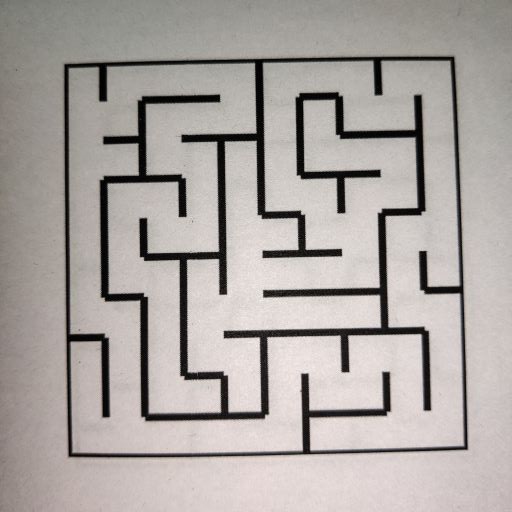
#> input picture task 1/task_1b_detect_and_encode_maze/test_cases/maze00.jpg, 512 x 512 px; its folder holds only this picture in this run
$ python task_1b.py
#> lines starting #> are read from the running program, lines starting #| are printed output that depends on the picture; after the words box and inside, x2 and y2 are one past the last pixel; in counts of white or black regions, pixels touching at a corner belong together
#> further down, input_img is the input picture: shape (512, 512, 3); mean B, G, R 161.5, 164.9, 171
'''
*****************************************************************************************
*
*        		===============================================
*           		Nirikshak Bot (NB) Theme (eYRC 2020-21)
*        		===============================================
*
*  This script is to implement Task 1B of Nirikshak Bot (NB) Theme (eYRC 2020-21).
*
*  This software is made available on an "AS IS WHERE IS BASIS".
*  Licensee/end user indemnifies and will keep e-Yantra indemnified from
*  any and all claim(s) that emanate from the use of the Software or
*  breach of the terms of this agreement.
*
*  e-Yantra - An MHRD project under National Mission on Education using ICT (NMEICT)
*
*****************************************************************************************
'''

# Team ID:			[ NB_1940 ]
# Author List:		[ Sourabha G, Ashwin S Rao, Nithin Jaikar ]
# Filename:			task_1b.py
# Functions:		applyPerspectiveTransform, detectMaze, writeToCsv
# 					[blockwork,]
# Global variables:
# 					[ List of global variables defined in this file ]


####################### IMPORT MODULES #######################
## You are not allowed to make any changes in this section. ##
## You have to implement this task with the three available ##
## modules for this task (numpy, opencv, csv)               ##
##############################################################
import numpy as np
import cv2
import csv
##############################################################


################# ADD UTILITY FUNCTIONS HERE #################
## You can define any utility functions for your code.      ##
## Please add proper comments to ensure that your code is   ##
## readable and easy to understand.                         ##
##############################################################
CELL_SIZE=50
def blockwork(img,coordinate,count):
# size =CELL_SIZE
	h = CELL_SIZE*(coordinate[0]+1)
	w = CELL_SIZE*(coordinate[1]+1)
	h0= CELL_SIZE*coordinate[0]
	w0= CELL_SIZE*coordinate[1]
	# print("h:",h)
	# print("h0:",h0)
	if count > 1 and count <10:
		block = img[h0:h+3,w0-3:w+3]
		# print("entered 1-10")
		csize = (h+3)-(h0)
		# print("csize:",csize)
		rsize = (w+3)-(w0-3)
	elif count == 1 :
		block = img[h0:h+6,w0:w+6]
		rsize = (w+6)-(w0)
		csize = (h+6)-(h0)
	elif count > 91 and count < 100:
		block = img[h0-3:h,w0-3:w+3]
		rsize = (w+3)-(w0-3)
		csize = (h)-(h0-3)
	elif count == 11 or count == 21 or count == 31 or count == 41 or count == 51 or count == 61 or count == 71 or count == 81 or count == 91:
		if count == 91 :
			block = img[h0-3:h,w0:w+3]
			csize = (h)-(h0-3)
			# print("csize:",csize)
			rsize = (w+3)-w0
		else:
			# print("11gde")
			block = img[h0-3:h+3,w0:w+4]
			csize = (h+3)-(h0-3)
			rsize = (w+4)-(w0)
			# print("cs:",csize)
			# print("rs",rsize)

	elif count % 10 == 0 :
		if count == 10:
			block = img[h0:h+3,w0-3:w]
			rsize = (w)-(w0-3)
			csize = (h+3)-(h0)
		elif count == 100:
			block = img[h0-3:h,w0-3:w]
			csize = (h)-(h0-3)
			rsize = (w)-(w0-3)
		else:
			block = img[h0-3:h+3,w0-3:w]
			csize = (h+3)-(h0-3)
			rsize =(w)-(w0-3)
	else :
		block = img[h0-3:h+3,w0-3:w+3]
		csize = (h+3)-(h0-3)
		# print(csize)
		rsize = (w+3)-(w0-3)

	val=0
	dc=0
	uc=0
	lc=0
	rc=0
	for i in range (int(rsize/2)-9,int(rsize/2)+9):
		for j in range (int(csize-1)-13,int(csize-1)):

			s=block [j,i]
			if s[0]==0 or s[1]==0 or s[2]==0:
				dc+=1
	for i in range (int(rsize/2)-9,int(rsize/2)+9):
		for j in range (0,13):
			n=block [j,i]

			# [4 lines of commented-out code are left out]

			if n[0]==0 or n[1]==0 or n[2]==0:
				uc+=1
	# for i in range (int(rsize-1)-13,int(rsize-1)):
	# 	for j in range (int(csize/2)-9,int(csize/2)+9):

	for i in range (int(csize/2)-12,int(csize/2)+12):
		for j in range (int(rsize-1)-13,int(rsize-1)):
			# print("i:",i)
			# print("j:",j)
			e=block [i,j]
			# print(e)
			if e[0]==0 or e[1]==0 or e[2]==0:
				rc+=1
	for i in range (int(rsize/2)-9,int(rsize/2)+9):
		for j in range (0,13):
			w=block [i,j]
			if w[0]==0 or w[1]==0 or w[2]==0:
				lc+=1
	# [8 lines of commented-out code are left out]
	if dc>10:
		val +=8
		# print("d = 8")
	if rc>10:
		val+=4
		# print("r = 4")
	if uc>10:
		val+=2
		# print("u = 2")
	if lc>10:
		val+=1
		# print("l = 1")

	# print("total val: ",val)
	# print("+++++++++++++++++++++++++++++++++++++++++++++++++++++++++++++++")
	cv2.waitKey(0)
	cv2.destroyAllWindows()

	return  val
##############################################################


def applyPerspectiveTransform(input_img):

	"""
	Purpose:
	---
	takes a maze test case image as input and applies a Perspective Transfrom on it to isolate the maze

	Input Arguments:
	---
	`input_img` :   [ numpy array ]
		maze image in the form of a numpy array

	Returns:
	---
	`warped_img` :  [ numpy array ]
		resultant warped maze image after applying Perspective Transform

	Example call:
	---
	warped_img = applyPerspectiveTransform(input_img)
	"""

	warped_img = None

	##############	ADD YOUR CODE HERE	##############
	img=input_img
	gray = cv2.cvtColor(img,cv2.COLOR_BGR2GRAY)
	gray = cv2.GaussianBlur(gray, (5, 5), 0)
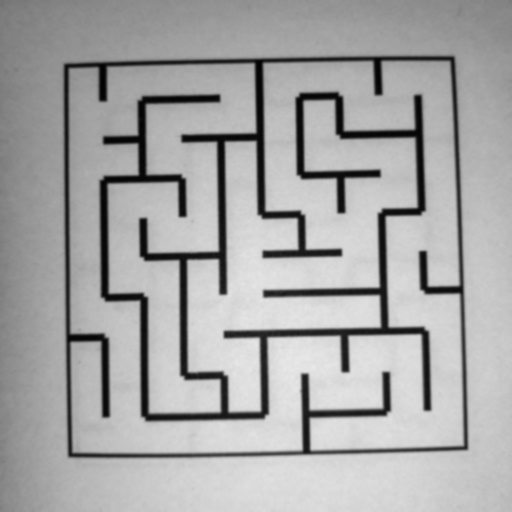
#> gray: shape (512, 512); min 2, max 232, mean 166.3
	_, bin = cv2.threshold(gray,105,255,1)
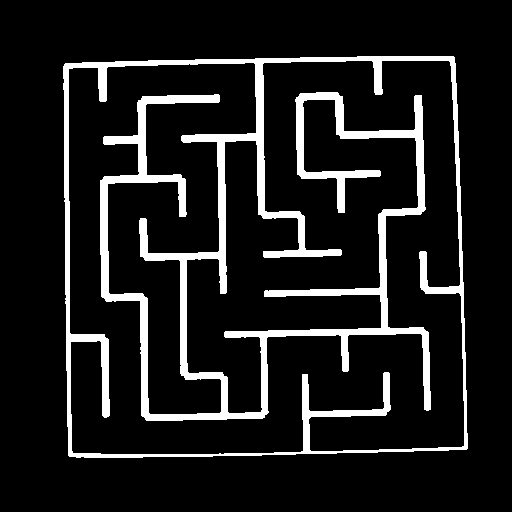
#> bin: shape (512, 512); 11.2% white; 1 white region, box (x1, y1, x2, y2) and area: (63, 56, 468, 458) 29356
	bin = cv2.dilate(bin, None)
#> bin: shape (512, 512); 14.9% white; 1 white region, box (x1, y1, x2, y2) and area: (62, 55, 469, 459) 38974
	bin = cv2.dilate(bin, None)
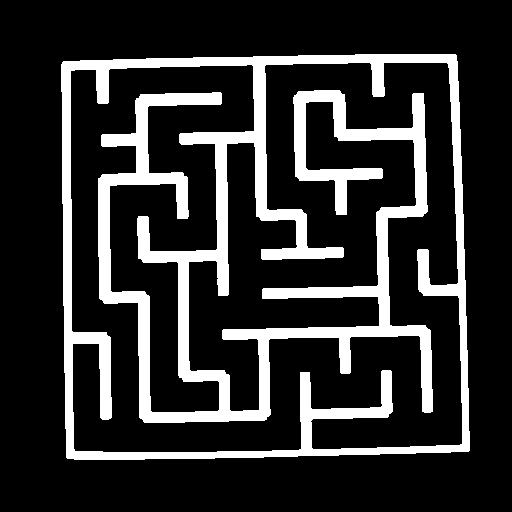
#> bin: shape (512, 512); 18.5% white; 1 white region, box (x1, y1, x2, y2) and area: (61, 54, 470, 460) 48562
	bin = cv2.erode(bin, None)
#> bin: shape (512, 512); 14.9% white; 1 white region, box (x1, y1, x2, y2) and area: (62, 55, 469, 459) 38992
	bin = cv2.erode(bin, None)
#> bin: shape (512, 512); 11.2% white; 1 white region
	contours, hierarchy = cv2.findContours(bin, cv2.RETR_LIST, cv2.CHAIN_APPROX_SIMPLE)
#> contours = 2 contours; box (x1, y1, x2, y2) and area: (63, 56, 468, 458) 156610, (68, 60, 465, 455) 131770

	rc = cv2.minAreaRect(contours[0])
#> rc = ((263.8, 257.4), (394.2, 391.5), -1.23)

	box = cv2.boxPoints(rc)
#> box = [[70.95, 457.3], [62.54, 65.91], [456.6, 57.44], [465, 448.9]]
	x=[]
	y=[]
	for p in box:
		x.append(p[0])
		y.append(p[1])
#> this loop made 4 passes
#> after the loop, x = [70.95, 62.54, 456.6, 465]; y = [457.3, 65.91, 57.44, 448.9]
	# [5 lines of commented-out code are left out]
	pts1 = np.float32([[x[1]-2,y[1]-2],[x[2]+2,y[2]-2],[x[0]-2,y[0]+2],[x[3]+2,y[3]+2]])
#> pts1 = [[60.54, 63.91], [458.6, 55.44], [68.95, 459.3], [467, 450.9]]
	pts2 = np.float32([[0,0],[500,0],[0,500],[500,500]])
	M = cv2.getPerspectiveTransform(pts1,pts2)
#> M = [[1.26, -0.0267, -74.29], [0.0269, 1.26, -82.41], [4.84e-11, -2.06e-12, 1]]
	warped_img = cv2.warpPerspective(img,M,(500,500))
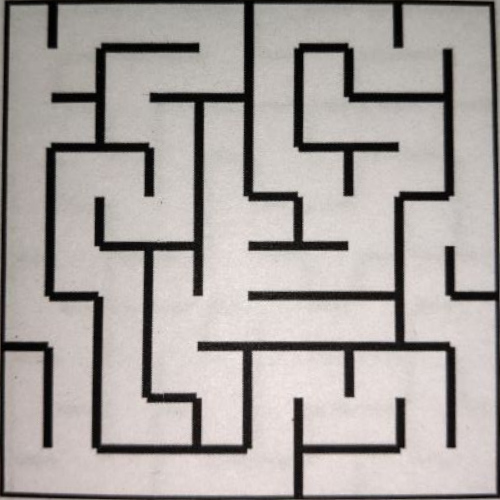
#> warped_img: shape (500, 500, 3); mean B, G, R 160, 163, 168.8

	##################################################

	return warped_img


def detectMaze(warped_img):

	"""
	Purpose:
	---
	takes the warped maze image as input and returns the maze encoded in form of a 2D array

	Input Arguments:
	---
	`warped_img` :    [ numpy array ]
		resultant warped maze image after applying Perspective Transform

	Returns:
	---
	`maze_array` :    [ nested list of lists ]
		encoded maze in the form of a 2D array

	Example call:
	---
	maze_array = detectMaze(warped_img)
	"""

	maze_array = []

	##############	ADD YOUR CODE HERE	##############

	img= warped_img

	_, img = cv2.threshold(img,144,255,cv2.THRESH_BINARY)
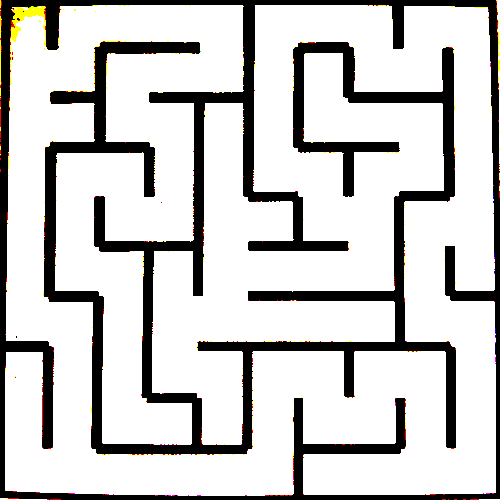
#> img: shape (500, 500, 3); mean B, G, R 200.4, 201.5, 202.4
	# cv2.imshow("w",img)
	binary_img = img

	# cv2.waitKey(0)
	# cv2.destroyAllWindows()
	height, width,x= binary_img.shape
#> height = 500; width = 500; x = 3
	no_cells_height = int(height/CELL_SIZE)
#> no_cells_height = 10
	no_cells_width = int(width/CELL_SIZE)
#> no_cells_width = 10
	# cb=0
	# ca=0y
	count=0
	maze_array = []
	for i in range (no_cells_height):
		maze_array.append([])
		for j in range(no_cells_width):
			sz = [i,j]
			count+=1
			# cb+=1
			val= blockwork(img, sz,count)
			maze_array [i].append(val)
#> this loop made 10 passes
#> pass 1, in blockwork, `block = img[h0:h+6,w0:w+6]`:
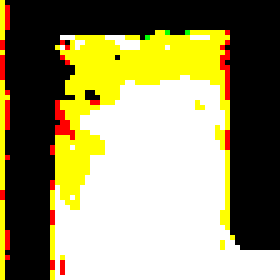
#> block: shape (56, 56, 3) (shown 5 times larger); mean B, G, R 100.1, 143.9, 150.2
#> pass 1, in blockwork (call 4), `block = img[h0:h+3,w0-3:w+3]`:
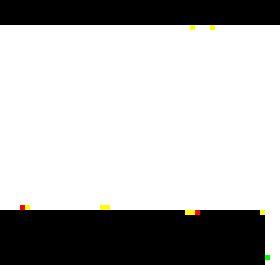
#> block: shape (53, 56, 3) (shown 5 times larger); mean B, G, R 180.3, 181, 181.1

	##################################################

	return maze_array


# NOTE:	YOU ARE NOT ALLOWED TO MAKE ANY CHANGE TO THIS FUNCTION
def writeToCsv(csv_file_path, maze_array):

	"""
	Purpose:
	---
	takes the encoded maze array and csv file name as input and writes the encoded maze array to the csv file

	Input Arguments:
	---
	`csv_file_path` :	[ str ]
		file path with name for csv file to write

	`maze_array` :		[ nested list of lists ]
		encoded maze in the form of a 2D array

	Example call:
	---
	warped_img = writeToCsv('test_cases/maze00.csv', maze_array)
	"""

	with open(csv_file_path, 'w', newline='') as file:
		writer = csv.writer(file)
		writer.writerows(maze_array)


# NOTE:	YOU ARE NOT ALLOWED TO MAKE ANY CHANGE TO THIS FUNCTION
#
# Function Name:    main
#        Inputs:    None
#       Outputs:    None
#       Purpose:    This part of the code is only for testing your solution. The function first takes 'maze00.jpg'
# 					as input, applies Perspective Transform by calling applyPerspectiveTransform function,
# 					encodes the maze input in form of 2D array by calling detectMaze function and writes this data to csv file
# 					by calling writeToCsv function, it then asks the user whether to repeat the same on all maze images
# 					present in 'test_cases' folder or not. Write your solution ONLY in the space provided in the above
# 					applyPerspectiveTransform and detectMaze functions.

if __name__ == "__main__":

	# path directory of images in 'test_cases' folder
	img_dir_path = 'test_cases/'

	# path to 'maze00.jpg' image file
	file_num = 0
	img_file_path = img_dir_path + 'maze0' + str(file_num) + '.jpg'

	print('\n============================================')
	print('\nFor maze0' + str(file_num) + '.jpg')

	# path for 'maze00.csv' output file
	csv_file_path = img_dir_path + 'maze0' + str(file_num) + '.csv'

	# read the 'maze00.jpg' image file
	input_img = cv2.imread(img_file_path)

	# get the resultant warped maze image after applying Perspective Transform
	warped_img = applyPerspectiveTransform(input_img)

	if type(warped_img) is np.ndarray:

		# get the encoded maze in the form of a 2D array
		maze_array = detectMaze(warped_img)

		if (type(maze_array) is list) and (len(maze_array) == 10):

			print('\nEncoded Maze Array = %s' % (maze_array))
#> (printed output is left out)
			print('\n============================================')

			# writes the encoded maze array to the csv file
			writeToCsv(csv_file_path, maze_array)

			cv2.imshow('warped_img_0' + str(file_num), warped_img)
			cv2.waitKey(0)
			cv2.destroyAllWindows()

		else:

			print('\n[ERROR] maze_array returned by detectMaze function is not complete. Check the function in code.\n')
			exit()

	else:

		print('\n[ERROR] applyPerspectiveTransform function is not returning the warped maze image in expected format! Check the function in code.\n')
		exit()

	choice = input('\nDo you want to run your script on all maze images ? => "y" or "n": ')
#> the answer given: test_cases/maze00.jpg

	if choice == 'y':

		for file_num in range(1, 10):

			# path to image file
			img_file_path = img_dir_path + 'maze0' + str(file_num) + '.jpg'

			print('\n============================================')
			print('\nFor maze0' + str(file_num) + '.jpg')

			# path for csv output file
			csv_file_path = img_dir_path + 'maze0' + str(file_num) + '.csv'

			# read the image file
			input_img = cv2.imread(img_file_path)

			# get the resultant warped maze image after applying Perspective Transform
			warped_img = applyPerspectiveTransform(input_img)

			if type(warped_img) is np.ndarray:

				# get the encoded maze in the form of a 2D array
				maze_array = detectMaze(warped_img)

				if (type(maze_array) is list) and (len(maze_array) == 10):

					print('\nEncoded Maze Array = %s' % (maze_array))
					print('\n============================================')

					# writes the encoded maze array to the csv file
					writeToCsv(csv_file_path, maze_array)

					cv2.imshow('warped_img_0' + str(file_num), warped_img)
					cv2.waitKey(0)
					cv2.destroyAllWindows()

				else:

					print('\n[ERROR] maze_array returned by detectMaze function is not complete. Check the function in code.\n')
					exit()

			else:

				print('\n[ERROR] applyPerspectiveTransform function is not returning the warped maze image in expected format! Check the function in code.\n')
				exit()

	else:

		print('')
